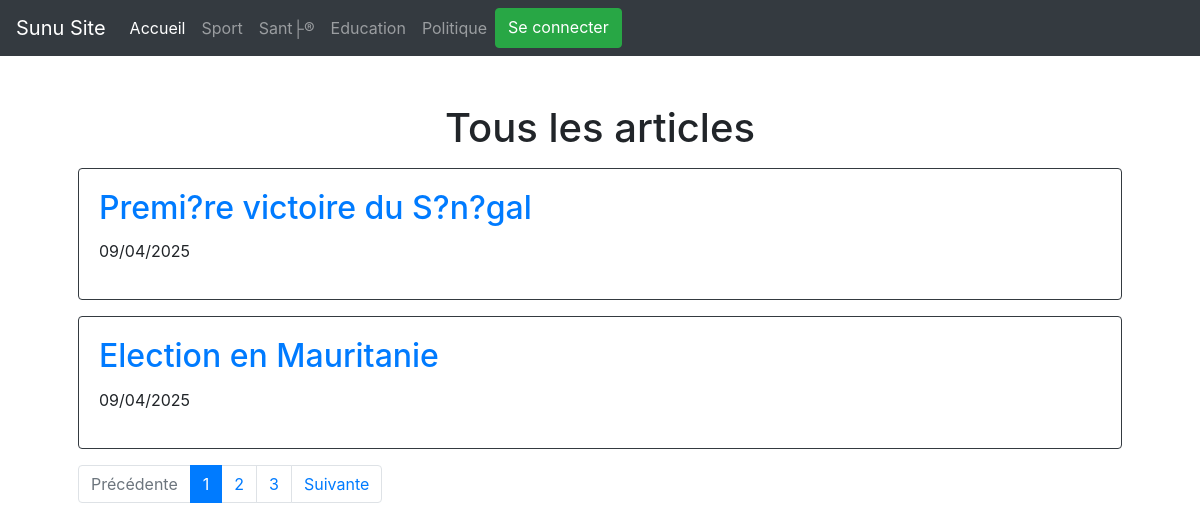
The page / on the database its author committed.
### tables this page shows
CREATE TABLE `categorie` (
  `id` int(11) NOT NULL AUTO_INCREMENT,
  `libelle` varchar(20) DEFAULT NULL,
  PRIMARY KEY (`id`)
);

CREATE TABLE `article` (
  `id` int(11) NOT NULL AUTO_INCREMENT,
  `titre` varchar(255) DEFAULT NULL,
  `contenu` mediumtext DEFAULT NULL,
  `dateCreation` datetime DEFAULT current_timestamp(),
  `dateModification` datetime DEFAULT current_timestamp(),
  `categorie` int(11) DEFAULT NULL,
  PRIMARY KEY (`id`),
  KEY `fk_categorie_article` (`categorie`),
  CONSTRAINT `fk_categorie_article` FOREIGN KEY (`categorie`) REFERENCES `categorie` (`id`)
);

### controleur/Controleur.php (called while the page is built, shortened)
<?php
require_once dirname(__DIR__) . '\modele\dao\ConnexionManager.php';
require_once dirname(__DIR__) . '\modele\dao\ArticleDao.php';
require_once dirname(__DIR__) . '\modele\dao\CategorieDao.php';
class Controleur
{
    private $articleDao;
    private $categorieDao;
    public function __construct()
    {
        $connexionManager = new ConnexionManager();
        $this->articleDao = new ArticleDao($connexionManager);
        $this->categorieDao = new CategorieDao($connexionManager);
    }
    public function showAccueil($pageCourante)
    {
        $numeroPage = $pageCourante;
        $nombreArticlesParPage = 2;
        $totalArticles = $this->articleDao->getTotalArticlesCount();
        $pages = ceil($totalArticles / $nombreArticlesParPage);
        $articles = $this->articleDao->getArticlesByPage($numeroPage, $nombreArticlesParPage);
        $categories = $this->categorieDao->getAllCategories();
        require_once dirname(__DIR__) . '\vue\accueil.php';
    }
}

### modele/dao/CategorieDao.php (called while the page is built, shortened)
<?php
class CategorieDao
{
    private $connexionManager;
    public function __construct()
    {
        $this->connexionManager = new ConnexionManager();
    }
    public function getAllCategories()
    {
        $stmt = $this->connexionManager->connect()->prepare("SELECT * FROM categorie");
        $stmt->execute();
        return $stmt->fetchAll(PDO::FETCH_OBJ);
    }
}

### modele/dao/ConnexionManager.php (called while the page is built, shortened)
<?php
class ConnexionManager
{
    private $host = 'localhost';
    private $db_name = 'mglsi_news';
    private $login = 'mglsi_user';
    private $mot_de_passe = 'passer';
    public function connect()
    {
        try {
            $this->connexion = new PDO("mysql:host=$this->host;dbname=$this->db_name", $this->login, $this->mot_de_passe);
            $this->connexion->setAttribute(PDO::ATTR_ERRMODE, PDO::ERRMODE_EXCEPTION);
            return $this->connexion;
        } catch (PDOException $e) {
            echo "Connection failed: " . $e->getMessage();
        }
    }
}

### modele/dao/ArticleDao.php (called while the page is built, shortened)
<?php
class ArticleDao
{
    private $connexionManager;
    public function __construct()
    {
        $this->connexionManager = new ConnexionManager();
    }
    public function getArticlesByPage($page, $nbArticlesParPage)
    {
        $connexion = $this->connexionManager->connect();
        $stmt = $connexion->prepare('SELECT * FROM article ORDER BY dateCreation DESC LIMIT :limit OFFSET :offset');
        $stmt->bindValue(':limit', $nbArticlesParPage, PDO::PARAM_INT);
        $stmt->bindValue(':offset', ($page - 1) * $nbArticlesParPage, PDO::PARAM_INT);
        $stmt->execute();
        $articles = $stmt->fetchAll(PDO::FETCH_ASSOC);
        $this->connexionManager->disconnect();
        return $articles;
    }
    public function getTotalArticlesCount()
    {
        $connexion = $this->connexionManager->connect();
        $stmt = $connexion->prepare('SELECT COUNT(*) as nb_articles FROM article');
        $stmt->execute();
        $article = $stmt->fetch(PDO::FETCH_ASSOC);
        $nbArticles = (int) $article['nb_articles'];
        $this->connexionManager->disconnect();
        return $nbArticles;
    }
}

### vue/inc/entete.php (the view, shortened to what this page needs)
<!DOCTYPE html>
<html>
<head>
    <link rel="stylesheet" href="https://maxcdn.bootstrapcdn.com/bootstrap/4.0.0/css/bootstrap.min.css">
    <link rel="stylesheet" href="https://cdn.jsdelivr.net/npm/bootstrap-icons@1.8.1/font/bootstrap-icons.css">
</head>
<body>
    <nav class="navbar navbar-expand-lg navbar-dark bg-dark">
        <a class="navbar-brand" href="#">Sunu Site</a>
        <div class="collapse navbar-collapse" id="navbarNavAltMarkup">
            <div class="navbar-nav">
                <a class="nav-item nav-link active" href="<?= BASE_URL ?>/index.php">Accueil</a>
                <?php foreach ($categories as $categorie) : ?>
                    <a class="nav-item nav-link" href="<?= BASE_URL ?>/index.php?action=categorie&categorie=<?= $categorie->id ?>"><?= $categorie->libelle ?></a>
                <?php endforeach ?>
                <?php if (isset($_SESSION['utilisateur_id'])) : ?>
                    <div class="dropdown nav-item">
                        <button class="btn btn-secondary dropdown-toggle" type="button" id="dropdownMenuButton" data-toggle="dropdown" aria-haspopup="true" aria-expanded="false">
                            <?= $_SESSION['role'] ?>
                        </button>
                        <ul class="dropdown-menu" aria-labelledby="dropdownMenuButton">
                            <li><a class="dropdown-item" href="<?= BASE_URL ?>/index.php?action=logout">Déconnexion</a></li>
                        </ul>
                    </div>
                <?php else : ?>
                    <a href="<?= BASE_URL ?>/index.php?action=connexion" class="btn btn-success nav-item">Se connecter</a>
                <?php endif; ?>
            </div>
        </div>
    </nav>
</body>
</html>

### index.php (shortened to what this page needs)
<?php
require __DIR__ . '/controleur/Controleur.php';
$controleur = new Controleur();
$pageCourante = isset($_GET['page']) && !empty($_GET['page']) ? (int) strip_tags($_GET['page']) : 1;
$action = isset($_GET['action']) ? strtolower($_GET['action']) : null;
switch ($action) {
    default:
        $controleur->showAccueil($pageCourante);
        break;
}

### vue/accueil.php (shortened to what this page needs)
<!DOCTYPE html>
<html>
<head>
    <link rel="stylesheet" href="https://maxcdn.bootstrapcdn.com/bootstrap/4.0.0/css/bootstrap.min.css">
    <link rel="stylesheet" href="https://cdn.jsdelivr.net/npm/bootstrap-icons@1.8.1/font/bootstrap-icons.css">
</head>
<body>
    <?php require_once 'inc/entete.php'; ?>
    <div class="container p-5">
        <h1 class="text-center">Tous les articles</h1>
        <?php
        foreach ($articles as $article) : ?>
            <div class="card border-dark my-3">
                <div class="card-body">
                    <h2 class="card-title"><a href="<?= BASE_URL ?>/index.php?action=article&id=<?= $article['id'] ?>"><?= $article['titre'] ?></a></h2>
                    <p><?= date("d/m/Y", strtotime($article['dateCreation'])) ?></p>
                </div>
            </div>
        <?php endforeach ?>
        <nav aria-label="Page navigation example">
            <ul class="pagination">
                <li class="page-item <?= ($numeroPage == 1) ? "disabled" : "" ?>">
                    <a href="<?= BASE_URL ?>/index.php?page=<?= $numeroPage - 1 ?>" class="page-link">Précédente</a>
                </li>
                <?php for ($page = 1; $page <= $pages; $page++) : ?>
                    <li class="page-item <?= ($numeroPage == $page) ? "active" : "" ?>">
                        <a href="<?= BASE_URL ?>/index.php?page=<?= $page ?>" class="page-link"><?= $page ?></a>
                    </li>
                <?php endfor ?>
                <li class="page-item <?= ($numeroPage == $pages) ? "disabled" : "" ?>">
                    <a href="<?= BASE_URL ?>/index.php?page=<?= $numeroPage + 1 ?>" class="page-link">Suivante</a>
                </li>
            </ul>
        </nav>
    </div>
</body>
</html>

### rows shown on the page
categorie: libelle "Sport"
categorie: libelle "Sant├®"
categorie: libelle "Education"
categorie: libelle "Politique"
article: titre "Premi?re victoire du S?n?gal", dateCreation "09/04/2025"
article: titre "Election en Mauritanie", dateCreation "09/04/2025"
